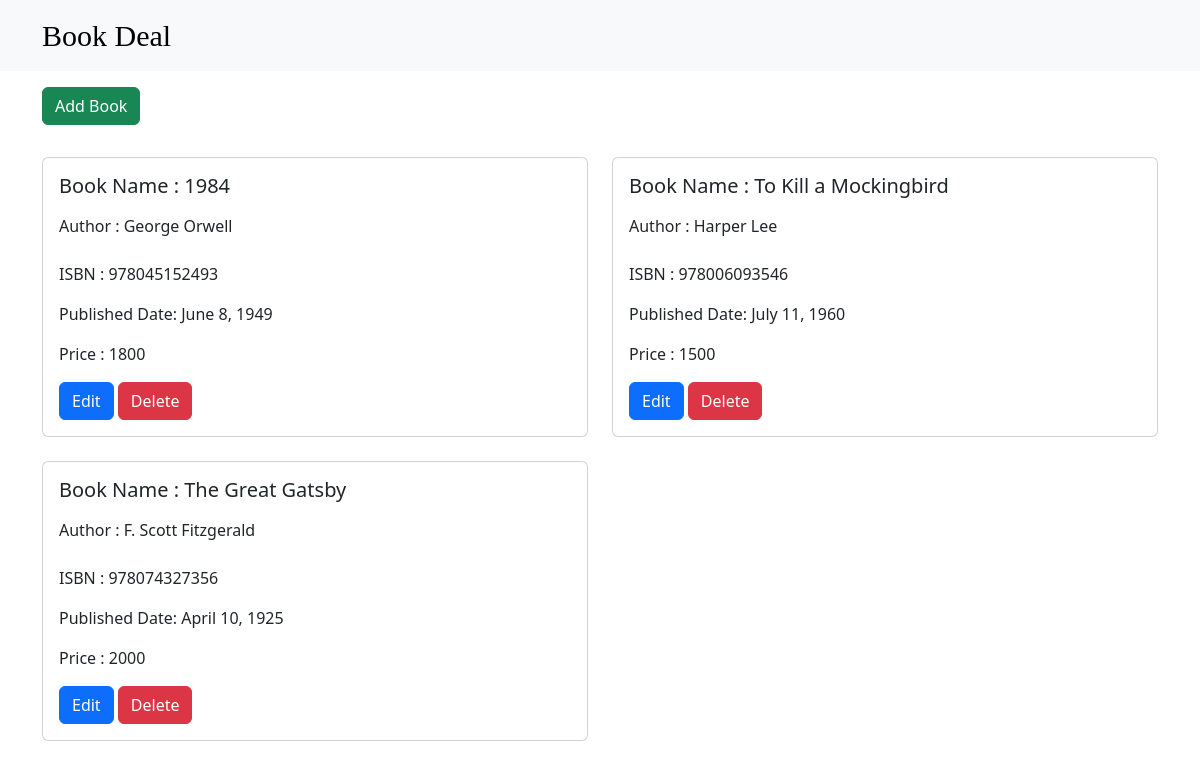
Before: / with the older database file.
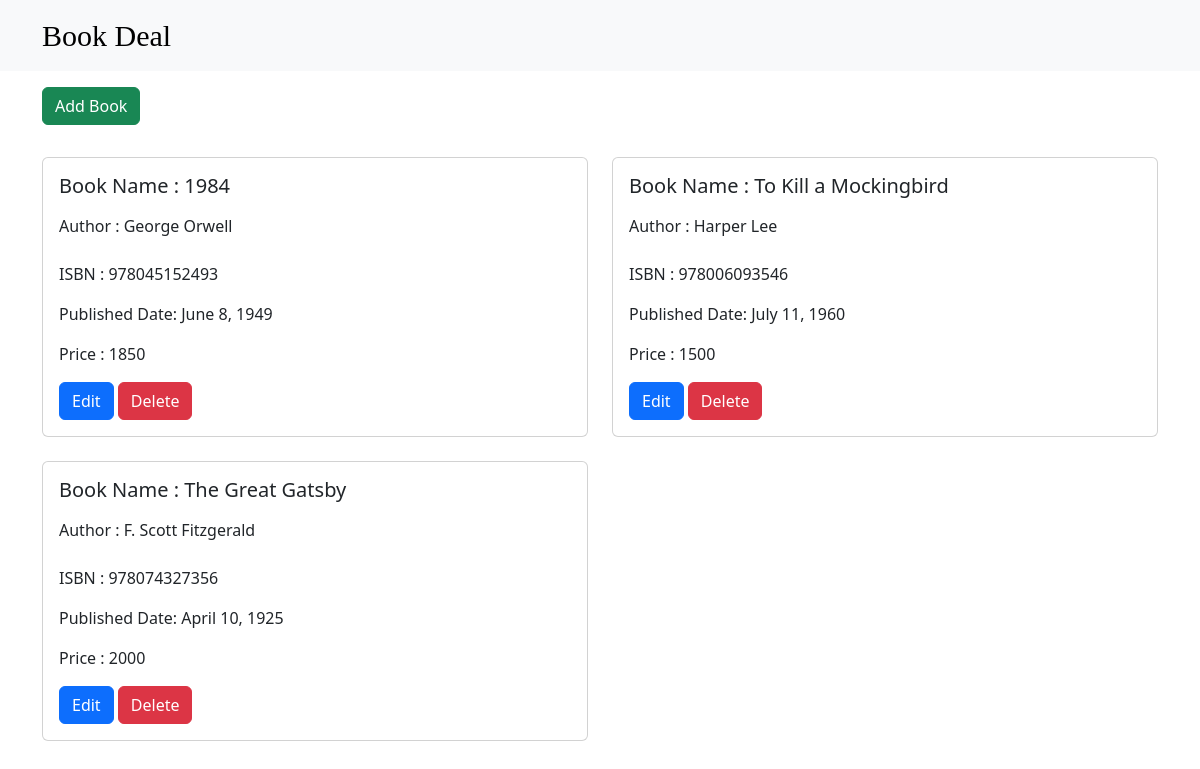
After: the same page with the newer database file.
### app/models.py (models this page shows, shortened)
class Book(models.Model):
  name = models.CharField(max_length=200)
  author = models.ForeignKey('Author', on_delete=models.CASCADE)
  admin = models.ForeignKey('auth.User', on_delete=models.CASCADE, null=True, blank=True)
  isbn = models.CharField(max_length=12)
  published_date = models.DateField()
  price = models.IntegerField()

class Author(models.Model):
  name = models.CharField(max_length=200)
  def __str__(self):
    return self.name

### app/views.py (the view)
# urls.py: path('', views.bookList, name='bookList'),
def bookList(request):
  books = Book.objects.all()
  return render(
    request,
    'bookList.html',
    {'books': books}
  )

### templates/bookList.html
{% extends "base.html" %}
{% block content %}
    <a href="{% url 'bookCreate' %}" class="btn btn-success mt-3"> Add Book</a>
  <div class="row row-cols-1 row-cols-md-2 g-4 mt-2">
    {% for book in books %}
      <div class="col">
        <div class="card">
          <div class="card-body">
            <h5 class="card-title">
              <label for="bookname" class="form-label">Book Name :</label>
              {{ book.name }}
            </h5>
            <p class="card-text">
              <label for="author" class="form-label">Author : </label>
              {{ book.author }}
            </p>
            <p class="card-text">
              <label for="isbn">ISBN : </label>
              {{ book.isbn }}
            </p>
            <p class="card-text">
              <label for="published_date">Published Date: </label>
              {{ book.published_date }}
            </p>
            <p class="card-text">
              <label for="price">Price : </label>
              {{ book.price }}
            </p>
              <a href="{% url 'bookUpdate' book.pk %}" class="btn btn-primary">Edit</a>
              <a href="{% url 'bookDelete' book.pk %}" class="btn btn-danger">Delete</a>
          </div>
        </div>
      </div>
    {% endfor %}
  </div>
{% endblock content %}

Changed rows visible on the page:
changed Book "June 8, 1949": price "1800" → "1850"
